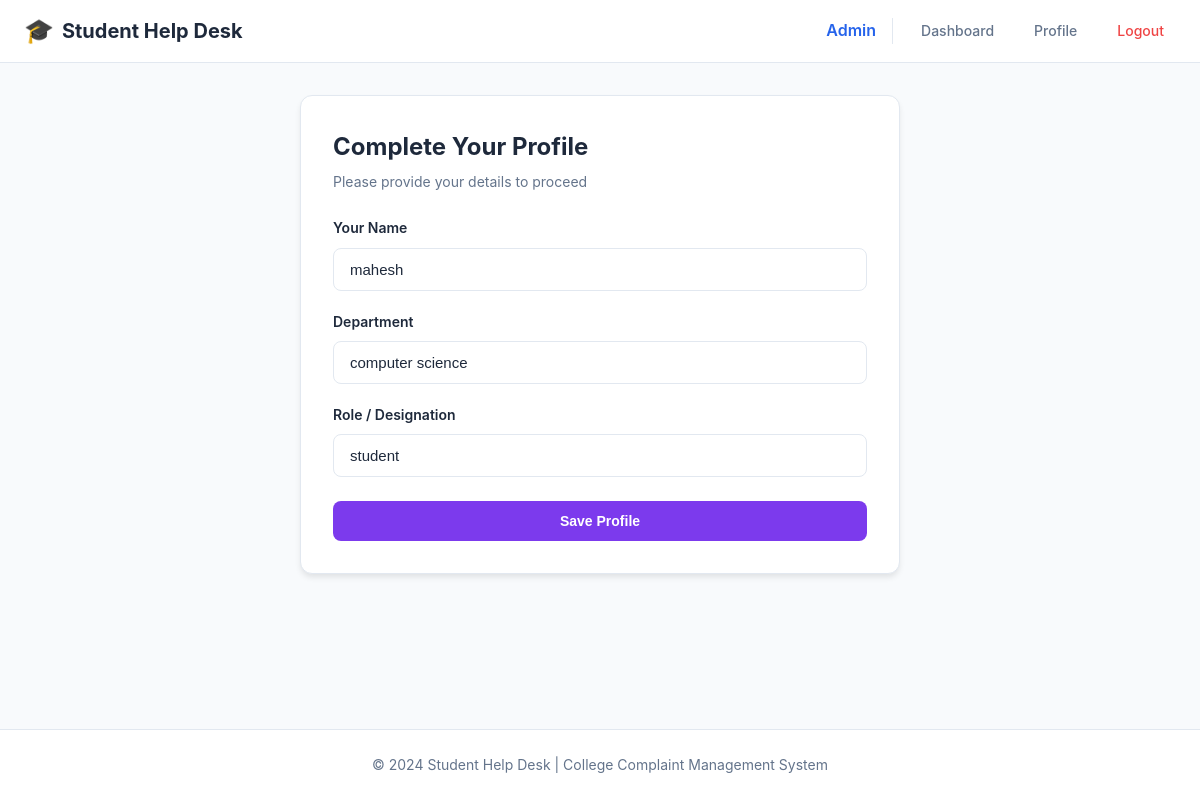
The app's page /admin/profile (signed in) with its own data.
### tables this page shows
CREATE TABLE admins (
            id INTEGER PRIMARY KEY AUTOINCREMENT,
            college_name TEXT UNIQUE NOT NULL,
            password TEXT NOT NULL,
            admin_name TEXT,
            department TEXT,
            role TEXT,
            profile_complete INTEGER DEFAULT 0
        );

### app.py (the view, shortened to what this page needs)
@app.route('/admin/profile', methods=['GET', 'POST'])
@admin_required
def admin_profile():
    conn = get_db()
    cursor = conn.cursor()
    cursor.execute('SELECT * FROM admins WHERE id = ?', (session['admin_id'],))
    admin = cursor.fetchone()
    conn.close()
    return render_template('admin/profile.html', admin=admin)

### app.py (called while the page is built)
def get_db():
    conn = sqlite3.connect(DATABASE)
    conn.row_factory = sqlite3.Row
    return conn

def admin_required(f):
    @wraps(f)
    def decorated_function(*args, **kwargs):
        if 'admin_id' not in session:
            flash('Please login as an administrator first.', 'error')
            return redirect(url_for('admin_login'))
        return f(*args, **kwargs)
    return decorated_function

### templates/admin/profile.html (shortened to what this page needs)
{% extends "base.html" %}
{% block content %}
<div class="form-container">
    <div class="form-card">
        <div class="form-header">
            <h1>Complete Your Profile</h1>
            <p>Please provide your details to proceed</p>
        </div>
        <form method="POST" action="{{ url_for('admin_profile') }}" class="profile-form">
            <div class="form-group">
                <label for="admin_name">Your Name</label>
                <input
                    type="text"
                    id="admin_name"
                    name="admin_name"
                    placeholder="Enter your full name"
                    value="{{ admin.admin_name or '' }}"
                    required
                    maxlength="100"
                >
            </div>
            <div class="form-group">
                <label for="department">Department</label>
                <input
                    type="text"
                    id="department"
                    name="department"
                    placeholder="e.g., Student Affairs, Infrastructure"
                    value="{{ admin.department or '' }}"
                    required
                    maxlength="100"
                >
            </div>
            <div class="form-group">
                <label for="role">Role / Designation</label>
                <input
                    type="text"
                    id="role"
                    name="role"
                    placeholder="e.g., Dean, Warden, Manager"
                    value="{{ admin.role or '' }}"
                    required
                    maxlength="100"
                >
            </div>
            <div class="form-actions">
                <button type="submit" class="btn btn-admin btn-block">
                    Save Profile
                </button>
            </div>
        </form>
    </div>
</div>
{% endblock %}

### static/css/style.css (style rules this page uses)
:root { --primary: #2563eb; --primary-dark: #1d4ed8; --primary-light: #3b82f6; --secondary: #64748b; --success: #22c55e; --warning: #f59e0b; --danger: #ef4444; --background: #f8fafc; --surface: #ffffff; --text: #1e293b; --text-muted: #64748b; --border: #e2e8f0; --shadow: 0 1px 3px rgba(0, 0, 0, 0.1); --shadow-md: 0 4px 6px -1px rgba(0, 0, 0, 0.1); --shadow-lg: 0 10px 15px -3px rgba(0, 0, 0, 0.1); --radius: 8px; --radius-lg: 12px; --transition: all 0.2s ease; }
*, *::before, *::after { box-sizing: border-box; margin: 0; padding: 0; }
html { font-size: 16px; -webkit-font-smoothing: antialiased; }
body { font-family: -apple-system, BlinkMacSystemFont, 'Segoe UI', Roboto, Oxygen, Ubuntu, sans-serif; background-color: var(--background); color: var(--text); line-height: 1.6; min-height: 100vh; display: flex; flex-direction: column; }
.btn { display: inline-flex; align-items: center; justify-content: center; padding: 0.75rem 1.5rem; border-radius: var(--radius); font-weight: 600; font-size: 0.875rem; cursor: pointer; border: none; transition: var(--transition); text-decoration: none; }
.btn-admin { background: #7c3aed; color: white; }
.btn-block { width: 100%; }
.form-group { margin-bottom: 1.25rem; }
.form-group label { display: block; font-weight: 600; margin-bottom: 0.5rem; font-size: 0.875rem; color: var(--text); }
.form-group input, .form-group textarea, .form-group select { width: 100%; padding: 0.75rem 1rem; border: 1px solid var(--border); border-radius: var(--radius); font-size: 0.9375rem; transition: var(--transition); background: var(--surface); color: var(--text); }
.form-actions { display: flex; gap: 1rem; justify-content: flex-end; margin-top: 1.5rem; }
.form-container { display: flex; justify-content: center; }
.form-card { background: var(--surface); border: 1px solid var(--border); border-radius: var(--radius-lg); padding: 2rem; width: 100%; max-width: 600px; box-shadow: var(--shadow-md); }
.form-header { margin-bottom: 1.5rem; }
.form-header h1 { font-size: 1.5rem; margin-bottom: 0.25rem; }
.form-header p { color: var(--text-muted); font-size: 0.875rem; }

### records on screen
admins: admin_name "mahesh", department "computer science", role "student"
